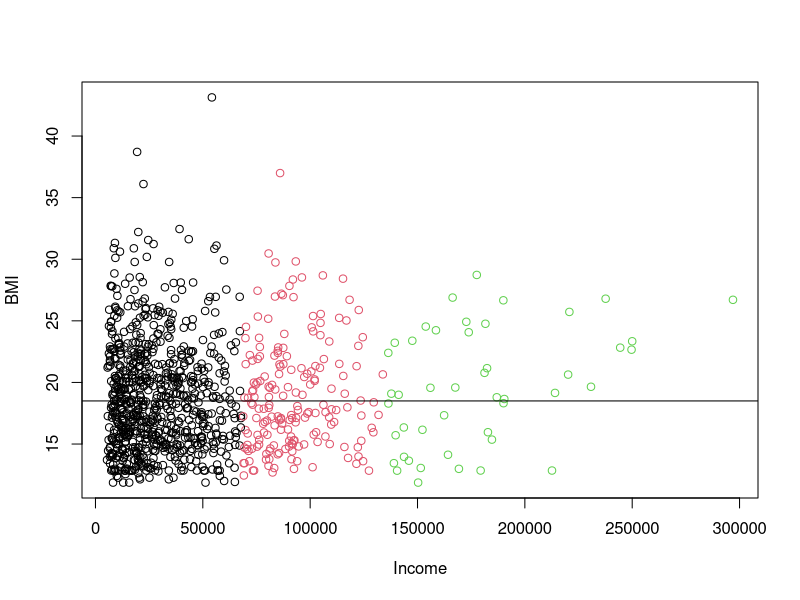

Write R code to recreate this figure.
library(cluster)

setwd("/Users/sanghyuk/Desktop/NTU_course/Pre_master/programming_essentials_ 610002/assignment/R_assignment")
data_3b <- read.csv('AN6100-Data-3B.csv')
data_3b


clusDn = diana(data_3b, metric="euclidean")
#plot(clusDn)
clusDn3 = cutree(clusDn, k=3)


# Q. Which cluster number is the smallest?
# A. Cluster 3
print(table(clusDn3))

# Q. How many people are in the largest cluster? How many in the smallest cluster?
# A. Cluster 3
print(table(clusDn3))

# Q. Calculate the Body-Mass-Index of each person and save BMI in the data frame. What is the mean BMI of all?
# A. 18.89139
data_3b$BMI <- data_3b$Weight / (data_3b$Height)^2
print(mean(data_3b$BMI))

# Q. By plotting Income vs BMI and using clustering results and considering that BMI < 18.5 is unhealthy, write ONE LINE that best describes this smallest cluster.
# A. It seems that "the more income, more healthier". However the correlation between these two factors seems not strong.   

# Black : Cluster 1, Red: Cluster 2, Green : Cluster 3
plot(data_3b$Income.Annual, data_3b$BMI,
     col=clusDn3 , xlab = "Income", ylab="BMI")
# add the line on the BMI 18.5
abline(h=18.5)

library(dplyr)
data_3b$Cluster = as.numeric(clusDn3)
cluster_3 <- data_3b %>% filter(Cluster == 3)
model <- lm(cluster_3$BMI ~ cluster_3$Income.Annual)
summary(model)
